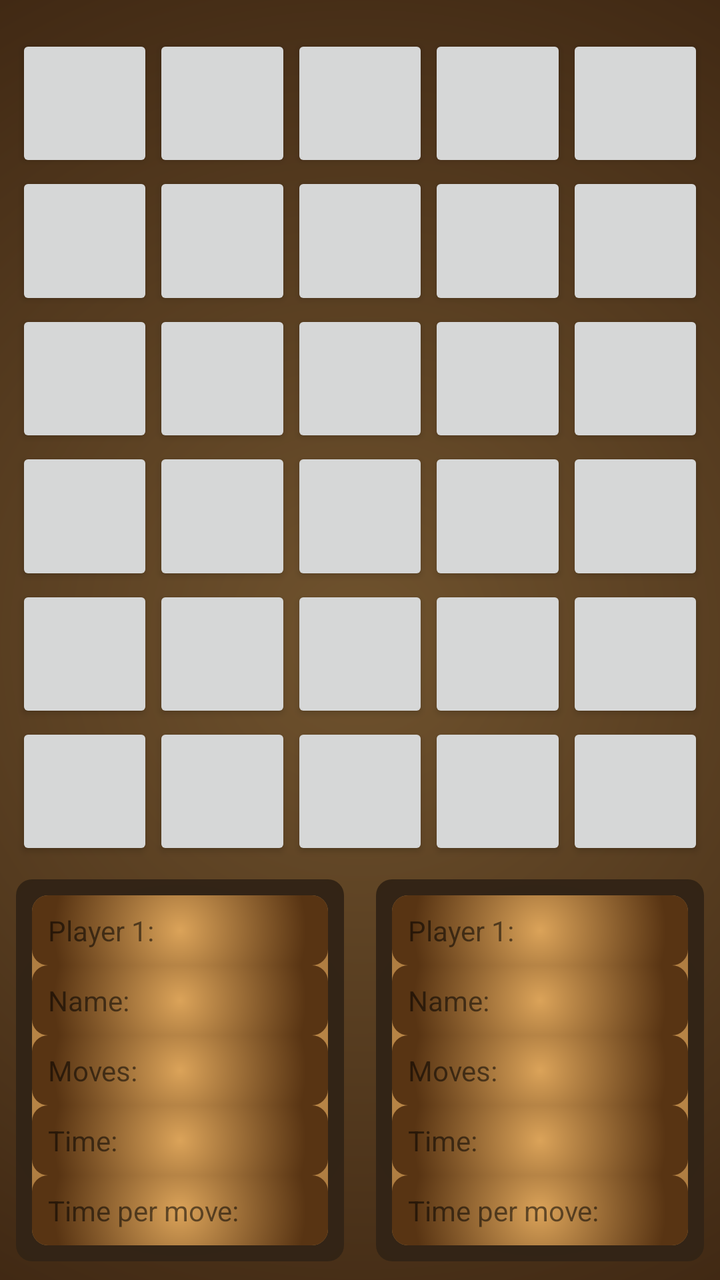
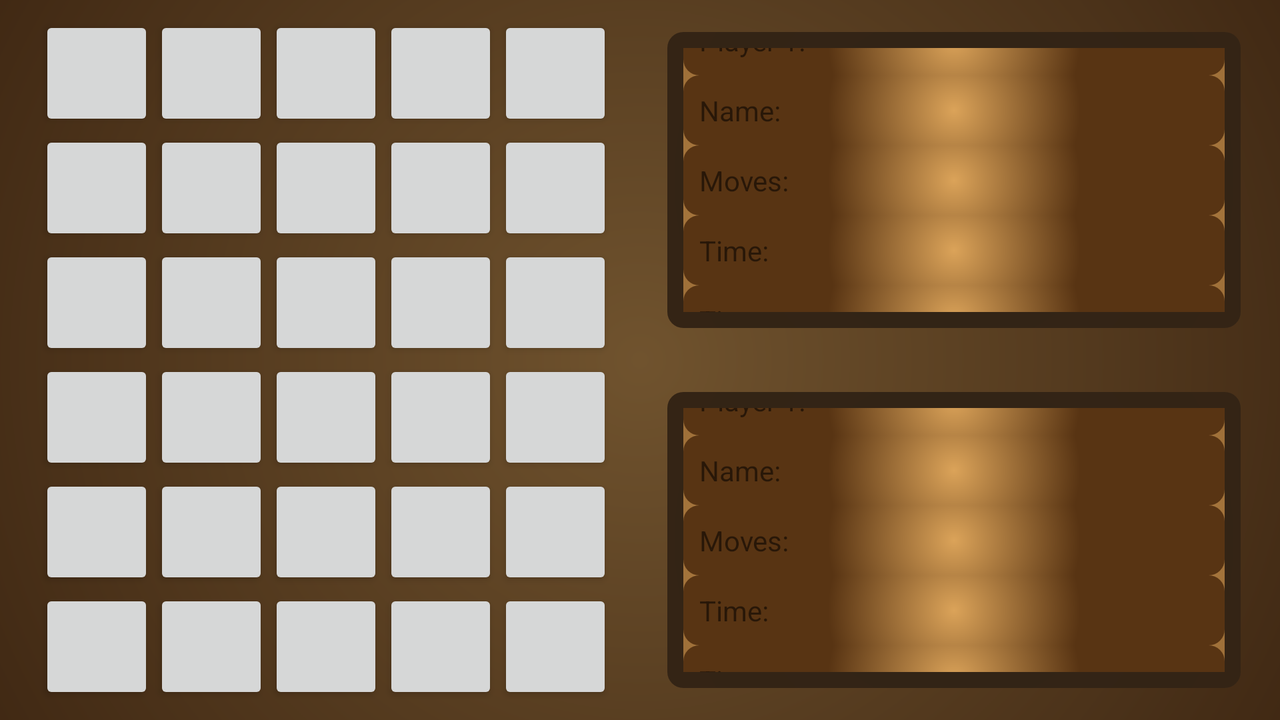

Compare how this app lays out the same screen by default and in its alternative resource folder. The renders come first, then the two layout files and the values they reference.
<!-- AndroidManifest.xml: activity theme AppTheme.NoActionBar -->
<!-- res/layout/activity_game.xml -->
<?xml version="1.0" encoding="utf-8"?>
<androidx.constraintlayout.widget.ConstraintLayout
    xmlns:android="http://schemas.android.com/apk/res/android"
    xmlns:app="http://schemas.android.com/apk/res-auto"
    xmlns:tools="http://schemas.android.com/tools"
    style="@style/app_background"
    android:layout_width="match_parent"
    android:layout_height="match_parent"
    tools:context=".GameActivity">

    <include
        android:id="@+id/board"
        layout="@layout/game_board"
        android:layout_width="0dp"
        android:layout_height="0dp"
        android:layout_marginTop="@dimen/default_margin"
        app:layout_constraintBottom_toTopOf="@id/player1"
        android:layout_marginStart="@dimen/small_margin"
        android:layout_marginEnd="@dimen/small_margin"
        app:layout_constraintDimensionRatio="5:6"
        app:layout_constraintStart_toStartOf="parent"
        app:layout_constraintEnd_toEndOf="parent"
        app:layout_constraintTop_toTopOf="parent" />

    <include
        android:id="@+id/player1"
        layout="@layout/player_stats"
        android:layout_width="0dp"
        android:layout_height="wrap_content"
        android:layout_marginStart="@dimen/small_margin"
        android:layout_marginTop="@dimen/small_margin"
        android:layout_marginEnd="@dimen/small_margin"
        android:layout_marginBottom="@dimen/small_margin"
        app:layout_constraintEnd_toStartOf="@id/player2"
        app:layout_constraintStart_toStartOf="parent"
        app:layout_constraintTop_toBottomOf="@+id/board"
        app:layout_constraintBottom_toBottomOf="parent"/>

    <include
        android:id="@+id/player2"
        layout="@layout/player_stats"
        android:layout_width="0dp"
        android:layout_height="wrap_content"
        android:layout_marginStart="@dimen/small_margin"
        android:layout_marginEnd="@dimen/small_margin"
        app:layout_constraintBottom_toBottomOf="@id/player1"
        app:layout_constraintEnd_toEndOf="parent"
        app:layout_constraintStart_toEndOf="@+id/player1"
        app:layout_constraintTop_toTopOf="@id/player1" />
</androidx.constraintlayout.widget.ConstraintLayout>
<!-- res/layout/game_board.xml (included above) -->
<?xml version="1.0" encoding="utf-8"?>
<androidx.constraintlayout.widget.ConstraintLayout xmlns:app="http://schemas.android.com/apk/res-auto"
    xmlns:android="http://schemas.android.com/apk/res/android"
    android:layout_height="match_parent"
    android:layout_width="match_parent">

    <Button
        android:id="@+id/btn_5A"
        android:layout_width="0dp"
        android:layout_height="0dp"
        android:layout_marginStart="0dp"
        android:layout_marginTop="0dp"
        app:layout_constraintBottom_toTopOf="@+id/btn_4A"
        app:layout_constraintDimensionRatio="1:1"
        app:layout_constraintEnd_toStartOf="@+id/btn_5B"
        app:layout_constraintHorizontal_bias="0.5"
        app:layout_constraintStart_toStartOf="parent"
        app:layout_constraintTop_toTopOf="parent" />

    <Button
        android:id="@+id/btn_5B"
        android:layout_width="0dp"
        android:layout_height="0dp"
        android:layout_marginTop="0dp"
        app:layout_constraintBottom_toTopOf="@+id/btn_4B"
        app:layout_constraintDimensionRatio="1:1"
        app:layout_constraintEnd_toStartOf="@+id/btn_5C"
        app:layout_constraintHorizontal_bias="0.5"
        app:layout_constraintStart_toEndOf="@+id/btn_5A"
        app:layout_constraintTop_toTopOf="parent" />

    <Button
        android:id="@+id/btn_5C"
        android:layout_width="0dp"
        android:layout_height="0dp"
        android:layout_marginTop="0dp"
        app:layout_constraintBottom_toTopOf="@+id/btn_4C"
        app:layout_constraintDimensionRatio="1:1"
        app:layout_constraintEnd_toStartOf="@+id/btn_5D"
        app:layout_constraintHorizontal_bias="0.5"
        app:layout_constraintStart_toEndOf="@+id/btn_5B"
        app:layout_constraintTop_toTopOf="parent" />

    <Button
        android:id="@+id/btn_5D"
        android:layout_width="0dp"
        android:layout_height="0dp"
        android:layout_marginTop="0dp"
        app:layout_constraintBottom_toTopOf="@+id/btn_4D"
        app:layout_constraintDimensionRatio="1:1"
        app:layout_constraintEnd_toStartOf="@+id/btn_5E"
        app:layout_constraintHorizontal_bias="0.5"
        app:layout_constraintStart_toEndOf="@+id/btn_5C"
        app:layout_constraintTop_toTopOf="parent" />

    <Button
        android:id="@+id/btn_5E"
        android:layout_width="0dp"
        android:layout_height="0dp"
        android:layout_marginTop="0dp"
        android:layout_marginEnd="0dp"
        app:layout_constraintBottom_toTopOf="@+id/btn_4F"
        app:layout_constraintDimensionRatio="1:1"
        app:layout_constraintEnd_toEndOf="parent"
        app:layout_constraintHorizontal_bias="0.5"
        app:layout_constraintStart_toEndOf="@+id/btn_5D"
        app:layout_constraintTop_toTopOf="parent" />

    <Button
        android:id="@+id/btn_4A"
        android:layout_width="0dp"
        android:layout_height="0dp"
        android:layout_marginStart="0dp"
        app:layout_constraintBottom_toTopOf="@+id/btn_3A"
        app:layout_constraintDimensionRatio="1:1"
        app:layout_constraintEnd_toStartOf="@+id/btn_4B"
        app:layout_constraintHorizontal_bias="0.5"
        app:layout_constraintStart_toStartOf="parent"
        app:layout_constraintTop_toBottomOf="@+id/btn_5A" />

    <Button
        android:id="@+id/btn_4B"
        android:layout_width="0dp"
        android:layout_height="0dp"
        app:layout_constraintBottom_toTopOf="@+id/btn_3B"
        app:layout_constraintDimensionRatio="1:1"
        app:layout_constraintEnd_toStartOf="@+id/btn_4C"
        app:layout_constraintHorizontal_bias="0.5"
        app:layout_constraintStart_toEndOf="@+id/btn_4A"
        app:layout_constraintTop_toBottomOf="@+id/btn_5B" />

    <Button
        android:id="@+id/btn_4C"
        android:layout_width="0dp"
        android:layout_height="0dp"
        app:layout_constraintBottom_toTopOf="@+id/btn_3C"
        app:layout_constraintDimensionRatio="1:1"
        app:layout_constraintEnd_toStartOf="@+id/btn_4D"
        app:layout_constraintHorizontal_bias="0.5"
        app:layout_constraintStart_toEndOf="@+id/btn_4B"
        app:layout_constraintTop_toBottomOf="@+id/btn_5C" />

    <Button
        android:id="@+id/btn_4D"
        android:layout_width="0dp"
        android:layout_height="0dp"
        app:layout_constraintBottom_toTopOf="@+id/btn_3D"
        app:layout_constraintDimensionRatio="1:1"
        app:layout_constraintEnd_toStartOf="@+id/btn_4F"
        app:layout_constraintHorizontal_bias="0.5"
        app:layout_constraintStart_toEndOf="@+id/btn_4C"
        app:layout_constraintTop_toBottomOf="@+id/btn_5D" />

    <Button
        android:id="@+id/btn_4F"
        android:layout_width="0dp"
        android:layout_height="0dp"
        android:layout_marginEnd="0dp"
        app:layout_constraintBottom_toTopOf="@+id/btn_3E"
        app:layout_constraintDimensionRatio="1:1"
        app:layout_constraintEnd_toEndOf="parent"
        app:layout_constraintHorizontal_bias="0.5"
        app:layout_constraintStart_toEndOf="@+id/btn_4D"
        app:layout_constraintTop_toBottomOf="@+id/btn_5E" />

    <Button
        android:id="@+id/btn_3A"
        android:layout_width="0dp"
        android:layout_height="0dp"
        android:layout_marginStart="0dp"
        app:layout_constraintBottom_toTopOf="@+id/btn_2A"
        app:layout_constraintDimensionRatio="1:1"
        app:layout_constraintEnd_toStartOf="@+id/btn_3B"
        app:layout_constraintHorizontal_bias="0.5"
        app:layout_constraintStart_toStartOf="parent"
        app:layout_constraintTop_toBottomOf="@+id/btn_4A" />

    <Button
        android:id="@+id/btn_3B"
        android:layout_width="0dp"
        android:layout_height="0dp"
        app:layout_constraintBottom_toTopOf="@+id/btn_2B"
        app:layout_constraintDimensionRatio="1:1"
        app:layout_constraintEnd_toStartOf="@+id/btn_3C"
        app:layout_constraintHorizontal_bias="0.5"
        app:layout_constraintStart_toEndOf="@+id/btn_3A"
        app:layout_constraintTop_toBottomOf="@+id/btn_4B" />

    <Button
        android:id="@+id/btn_3C"
        android:layout_width="0dp"
        android:layout_height="0dp"
        app:layout_constraintBottom_toTopOf="@+id/btn_2C"
        app:layout_constraintDimensionRatio="1:1"
        app:layout_constraintEnd_toStartOf="@+id/btn_3D"
        app:layout_constraintHorizontal_bias="0.5"
        app:layout_constraintStart_toEndOf="@+id/btn_3B"
        app:layout_constraintTop_toBottomOf="@+id/btn_4C" />

    <Button
        android:id="@+id/btn_3D"
        android:layout_width="0dp"
        android:layout_height="0dp"
        app:layout_constraintBottom_toTopOf="@+id/btn_2D"
        app:layout_constraintDimensionRatio="1:1"
        app:layout_constraintEnd_toStartOf="@+id/btn_3E"
        app:layout_constraintHorizontal_bias="0.5"
        app:layout_constraintStart_toEndOf="@+id/btn_3C"
        app:layout_constraintTop_toBottomOf="@+id/btn_4D" />

    <Button
        android:id="@+id/btn_3E"
        android:layout_width="0dp"
        android:layout_height="0dp"
        android:layout_marginEnd="0dp"
        app:layout_constraintBottom_toTopOf="@+id/btn_2E"
        app:layout_constraintDimensionRatio="1:1"
        app:layout_constraintEnd_toEndOf="parent"
        app:layout_constraintHorizontal_bias="0.5"
        app:layout_constraintStart_toEndOf="@+id/btn_3D"
        app:layout_constraintTop_toBottomOf="@+id/btn_4F" />

    <Button
        android:id="@+id/btn_2A"
        android:layout_width="0dp"
        android:layout_height="0dp"
        android:layout_marginStart="0dp"
        app:layout_constraintBottom_toTopOf="@+id/btn_1A"
        app:layout_constraintDimensionRatio="1:1"
        app:layout_constraintEnd_toStartOf="@+id/btn_2B"
        app:layout_constraintHorizontal_bias="0.5"
        app:layout_constraintStart_toStartOf="parent"
        app:layout_constraintTop_toBottomOf="@+id/btn_3A" />

    <Button
        android:id="@+id/btn_2B"
        android:layout_width="0dp"
        android:layout_height="0dp"
        app:layout_constraintBottom_toTopOf="@+id/btn_1B"
        app:layout_constraintDimensionRatio="1:1"
        app:layout_constraintEnd_toStartOf="@+id/btn_2C"
        app:layout_constraintHorizontal_bias="0.5"
        app:layout_constraintStart_toEndOf="@+id/btn_2A"
        app:layout_constraintTop_toBottomOf="@+id/btn_3B" />

    <Button
        android:id="@+id/btn_2C"
        android:layout_width="0dp"
        android:layout_height="0dp"
        app:layout_constraintBottom_toTopOf="@+id/btn_1C"
        app:layout_constraintDimensionRatio="1:1"
        app:layout_constraintEnd_toStartOf="@+id/btn_2D"
        app:layout_constraintHorizontal_bias="0.5"
        app:layout_constraintStart_toEndOf="@+id/btn_2B"
        app:layout_constraintTop_toBottomOf="@+id/btn_3C" />

    <Button
        android:id="@+id/btn_2D"
        android:layout_width="0dp"
        android:layout_height="0dp"
        app:layout_constraintBottom_toTopOf="@+id/btn_1D"
        app:layout_constraintDimensionRatio="1:1"
        app:layout_constraintEnd_toStartOf="@+id/btn_2E"
        app:layout_constraintHorizontal_bias="0.5"
        app:layout_constraintStart_toEndOf="@+id/btn_2C"
        app:layout_constraintTop_toBottomOf="@+id/btn_3D" />

    <Button
        android:id="@+id/btn_2E"
        android:layout_width="0dp"
        android:layout_height="0dp"
        android:layout_marginEnd="0dp"
        app:layout_constraintBottom_toTopOf="@+id/btn_1E"
        app:layout_constraintDimensionRatio="1:1"
        app:layout_constraintEnd_toEndOf="parent"
        app:layout_constraintHorizontal_bias="0.5"
        app:layout_constraintStart_toEndOf="@+id/btn_2D"
        app:layout_constraintTop_toBottomOf="@+id/btn_3E" />

    <Button
        android:id="@+id/btn_1A"
        android:layout_width="0dp"
        android:layout_height="0dp"
        android:layout_marginStart="0dp"
        app:layout_constraintBottom_toTopOf="@+id/btn_0A"
        app:layout_constraintDimensionRatio="1:1"
        app:layout_constraintEnd_toStartOf="@+id/btn_1B"
        app:layout_constraintHorizontal_bias="0.5"
        app:layout_constraintStart_toStartOf="parent"
        app:layout_constraintTop_toBottomOf="@+id/btn_2A" />

    <Button
        android:id="@+id/btn_1B"
        android:layout_width="0dp"
        android:layout_height="0dp"
        app:layout_constraintBottom_toTopOf="@+id/btn_0B"
        app:layout_constraintDimensionRatio="1:1"
        app:layout_constraintEnd_toStartOf="@+id/btn_1C"
        app:layout_constraintHorizontal_bias="0.5"
        app:layout_constraintStart_toEndOf="@+id/btn_1A"
        app:layout_constraintTop_toBottomOf="@+id/btn_2B" />

    <Button
        android:id="@+id/btn_1C"
        android:layout_width="0dp"
        android:layout_height="0dp"
        app:layout_constraintBottom_toTopOf="@+id/btn_0C"
        app:layout_constraintDimensionRatio="1:1"
        app:layout_constraintEnd_toStartOf="@+id/btn_1D"
        app:layout_constraintHorizontal_bias="0.5"
        app:layout_constraintStart_toEndOf="@+id/btn_1B"
        app:layout_constraintTop_toBottomOf="@+id/btn_2C" />

    <Button
        android:id="@+id/btn_1D"
        android:layout_width="0dp"
        android:layout_height="0dp"
        app:layout_constraintBottom_toTopOf="@+id/btn_0D"
        app:layout_constraintDimensionRatio="1:1"
        app:layout_constraintEnd_toStartOf="@+id/btn_1E"
        app:layout_constraintHorizontal_bias="0.5"
        app:layout_constraintStart_toEndOf="@+id/btn_1C"
        app:layout_constraintTop_toBottomOf="@+id/btn_2D" />

    <Button
        android:id="@+id/btn_1E"
        android:layout_width="0dp"
        android:layout_height="0dp"
        android:layout_marginEnd="0dp"
        app:layout_constraintBottom_toTopOf="@+id/btn_0E"
        app:layout_constraintDimensionRatio="1:1"
        app:layout_constraintEnd_toEndOf="parent"
        app:layout_constraintHorizontal_bias="0.5"
        app:layout_constraintStart_toEndOf="@+id/btn_1D"
        app:layout_constraintTop_toBottomOf="@+id/btn_2E" />

    <Button
        android:id="@+id/btn_0A"
        android:layout_width="0dp"
        android:layout_height="0dp"
        android:layout_marginStart="0dp"
        app:layout_constraintDimensionRatio="1:1"
        app:layout_constraintEnd_toStartOf="@+id/btn_0B"
        app:layout_constraintHorizontal_bias="0.5"
        app:layout_constraintStart_toStartOf="parent"
        app:layout_constraintTop_toBottomOf="@+id/btn_1A" />

    <Button
        android:id="@+id/btn_0B"
        android:layout_width="0dp"
        android:layout_height="0dp"
        app:layout_constraintDimensionRatio="1:1"
        app:layout_constraintEnd_toStartOf="@+id/btn_0C"
        app:layout_constraintHorizontal_bias="0.5"
        app:layout_constraintStart_toEndOf="@+id/btn_0A"
        app:layout_constraintTop_toBottomOf="@+id/btn_1B" />

    <Button
        android:id="@+id/btn_0C"
        android:layout_width="0dp"
        android:layout_height="0dp"
        app:layout_constraintDimensionRatio="1:1"
        app:layout_constraintEnd_toStartOf="@+id/btn_0D"
        app:layout_constraintHorizontal_bias="0.5"
        app:layout_constraintStart_toEndOf="@+id/btn_0B"
        app:layout_constraintTop_toBottomOf="@+id/btn_1C" />

    <Button
        android:id="@+id/btn_0D"
        android:layout_width="0dp"
        android:layout_height="0dp"
        app:layout_constraintDimensionRatio="1:1"
        app:layout_constraintEnd_toStartOf="@+id/btn_0E"
        app:layout_constraintHorizontal_bias="0.5"
        app:layout_constraintStart_toEndOf="@+id/btn_0C"
        app:layout_constraintTop_toBottomOf="@+id/btn_1D" />

    <Button
        android:id="@+id/btn_0E"
        android:layout_width="0dp"
        android:layout_height="0dp"
        android:layout_marginEnd="0dp"
        app:layout_constraintDimensionRatio="1:1"
        app:layout_constraintEnd_toEndOf="parent"
        app:layout_constraintHorizontal_bias="0.5"
        app:layout_constraintStart_toEndOf="@+id/btn_0D"
        app:layout_constraintTop_toBottomOf="@+id/btn_1E" />
</androidx.constraintlayout.widget.ConstraintLayout>
<!-- res/layout/player_stats.xml (included above) -->
<?xml version="1.0" encoding="utf-8"?>
<androidx.constraintlayout.widget.ConstraintLayout
    xmlns:android="http://schemas.android.com/apk/res/android"
    xmlns:app="http://schemas.android.com/apk/res-auto"
    android:layout_width="match_parent"
    android:layout_height="match_parent"
    style="@style/player_stats">

    <androidx.constraintlayout.widget.Group
        android:layout_width="0dp"
        android:layout_height="0dp"
        style="@style/player_stats_highlight"
        app:constraint_referenced_ids="txt_player,txt_playerName,txt_moves,txt_thinkingTime,txt_timePerMove"
        app:layout_constraintStart_toStartOf="@id/txt_player"
        app:layout_constraintEnd_toEndOf="@id/txt_player"
        app:layout_constraintTop_toTopOf="@id/txt_player"
        app:layout_constraintBottom_toBottomOf="@id/txt_timePerMove"/>
    <TextView
        android:id="@+id/txt_player"
        android:layout_width="match_parent"
        android:layout_height="wrap_content"
        style="@style/player_stats_highlight"
        android:text="Player 1:"
        app:layout_constraintBottom_toTopOf="@id/txt_playerName"
        app:layout_constraintStart_toStartOf="parent"
        app:layout_constraintTop_toTopOf="parent" />

    <TextView
        android:id="@+id/txt_playerName"
        android:layout_width="match_parent"
        android:layout_height="wrap_content"
        style="@style/player_stats_highlight"
        android:text="Name:"
        app:layout_constraintBottom_toTopOf="@id/txt_moves"
        app:layout_constraintStart_toStartOf="parent"
        app:layout_constraintTop_toBottomOf="@+id/txt_player" />

    <TextView
        android:id="@+id/txt_moves"
        android:layout_width="match_parent"
        android:layout_height="wrap_content"
        style="@style/player_stats_highlight"
        android:text="Moves:"
        app:layout_constraintBottom_toTopOf="@id/txt_thinkingTime"
        app:layout_constraintStart_toStartOf="parent"
        app:layout_constraintTop_toBottomOf="@+id/txt_playerName" />

    <TextView
        android:id="@+id/txt_thinkingTime"
        android:layout_width="match_parent"
        android:layout_height="wrap_content"
        style="@style/player_stats_highlight"
        android:text="Time:"
        app:layout_constraintBottom_toTopOf="@id/txt_timePerMove"
        app:layout_constraintStart_toStartOf="parent"
        app:layout_constraintTop_toBottomOf="@+id/txt_moves" />

    <TextView
        android:id="@+id/txt_timePerMove"
        android:layout_width="match_parent"
        android:layout_height="wrap_content"
        style="@style/player_stats_highlight"
        android:text="Time per move:"
        app:layout_constraintTop_toBottomOf="@+id/txt_thinkingTime"
        app:layout_constraintBottom_toBottomOf="parent"
        app:layout_constraintStart_toStartOf="parent" />
</androidx.constraintlayout.widget.ConstraintLayout>
<!-- resources referenced by this layout -->
<resources>
  <dimen name="default_margin">16dp</dimen>
  <dimen name="small_margin">8dp</dimen>
  <style name="app_background">
          <item name="android:background">@drawable/app_background_gradient</item>
      </style>
  <style name="player_stats">
          <item name="android:background">@drawable/stats_background_gradient</item>
          <item name="android:padding">@dimen/small_margin</item>
      </style>
  <style name="player_stats_highlight">
          <item name="android:background">@drawable/highlight_gradient_medium</item>
          <item name="android:padding">@dimen/small_margin</item>
      </style>
  <style name="AppTheme.NoActionBar" parent="AppTheme">
          <item name="windowActionBar">false</item>
          <item name="windowNoTitle">true</item>
          <item name="android:windowFullscreen">true</item>
      </style>
  <!-- drawable app_background_gradient (drawable) -->
  <?xml version="1.0" encoding="utf-8"?>
  <shape xmlns:android="http://schemas.android.com/apk/res/android"
      android:shape="rectangle">
      <gradient
          android:type="radial"
          android:startColor="#BD925E"
          android:endColor="#3A2310"
          android:gradientRadius="420dp"/>
  </shape>
  <!-- drawable stats_background_gradient (drawable) -->
  <?xml version="1.0" encoding="utf-8"?>
  <shape xmlns:android="http://schemas.android.com/apk/res/android"
      android:shape="rectangle">
      <gradient
          android:type="radial"
          android:startColor="#312417"
          android:endColor="#3A2310"
          android:gradientRadius="340%"/>
      <corners android:radius="@dimen/small_margin"/>
  </shape>
  <!-- drawable highlight_gradient_medium (drawable-v24) -->
  <?xml version="1.0" encoding="utf-8"?>
  <shape xmlns:android="http://schemas.android.com/apk/res/android"
      android:shape="rectangle">
      <gradient
          android:type="radial"
          android:startColor="#DBA359"
          android:endColor="#583413"
          android:gradientRadius="180%"/>
      <corners android:radius="@dimen/small_margin"/>
  </shape>
  <style name="AppTheme" parent="Theme.AppCompat.Light.DarkActionBar">
          
          <item name="colorPrimary">@color/colorPrimary</item>
          <item name="colorPrimaryDark">@color/colorPrimaryDark</item>
          <item name="colorAccent">@color/colorAccent</item>
      </style>
  <color name="colorPrimary">#008577</color>
  <color name="colorPrimaryDark">#00574B</color>
  <color name="colorAccent">#D81B60</color>
</resources>
<!-- res/layout-land/activity_game.xml (the repository's variant of the layout above) -->
<!-- drawn on the phone turned sideways -->
<?xml version="1.0" encoding="utf-8"?>
<androidx.constraintlayout.widget.ConstraintLayout xmlns:android="http://schemas.android.com/apk/res/android"
    xmlns:app="http://schemas.android.com/apk/res-auto"
    xmlns:tools="http://schemas.android.com/tools"
    style="@style/app_background"
    android:layout_width="match_parent"
    android:layout_height="match_parent"
    tools:context=".GameActivity">

    <include
        android:id="@+id/board"
        layout="@layout/game_board"
        android:layout_width="0dp"
        android:layout_height="0dp"
        android:layout_marginStart="@dimen/default_margin"
        android:layout_marginTop="@dimen/small_margin"
        android:layout_marginBottom="@dimen/small_margin"
        android:layout_marginEnd="@dimen/small_margin"
        app:layout_constraintDimensionRatio="5:6"
        app:layout_constraintEnd_toStartOf="@id/player1"
        app:layout_constraintStart_toStartOf="parent"
        app:layout_constraintTop_toTopOf="parent"
        app:layout_constraintBottom_toBottomOf="parent"
       />

    <include
        android:id="@+id/player1"
        layout="@layout/player_stats"
        android:layout_width="0dp"
        android:layout_height="0dp"
        android:layout_marginStart="@dimen/default_margin"
        android:layout_marginEnd="@dimen/default_margin"
        android:layout_marginTop="@dimen/default_margin"
        android:layout_marginBottom="@dimen/default_margin"
        app:layout_constraintBottom_toTopOf="@id/player2"
        app:layout_constraintStart_toEndOf="@id/board"
        app:layout_constraintEnd_toEndOf="parent"
        app:layout_constraintTop_toTopOf="parent" />

    <include
        android:id="@+id/player2"
        layout="@layout/player_stats"
        android:layout_width="0dp"
        android:layout_height="0dp"
        android:layout_marginTop="@dimen/default_margin"
        android:layout_marginBottom="@dimen/default_margin"
        app:layout_constraintBottom_toBottomOf="parent"
        app:layout_constraintEnd_toEndOf="@id/player1"
        app:layout_constraintStart_toStartOf="@+id/player1"
        app:layout_constraintTop_toBottomOf="@id/player1" />
</androidx.constraintlayout.widget.ConstraintLayout>
